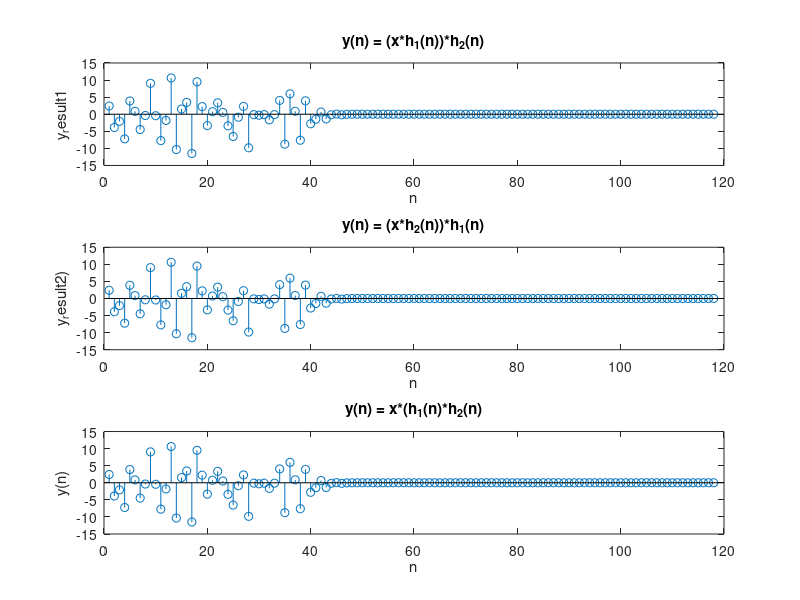

MATLAB code to generate this figure:
N = 40; 
% tim dap ung xung  h1
num1 = [2 -0.5 0 0.5];      % he so  x(n)
den1 = [1 -0.1];            % he so  y(n)
h1 = impz(num1,den1,N);     % N counter of sample, tim h1
x1 = randn(1,10);           % ham ngau nhien
y1 = conv(x1,h1);           % tong chap cua nguon vao x(n), voi xung don vi h(n)
 
% tim dap ung xung h2
num2 = [0.3 0 0.2];         
den2 = [1 0 0.1]; 
h2 = impz(num1,den1,N);
x2 = randn(1,10); 
y2 = conv(x2,h2);
  
h = conv(h1,h2);            % tong chap h=h1*h2
N = 40; 
x = randn(1,N); 
y11 = conv(x,h1); 
y_result1 = conv(y11,h2); 
y21 = conv(x,h2); 
y_result2 = conv(y21,h1); 
y = conv(x,h); 
subplot(311),stem(y_result1); 
xlabel ('n'), ylabel('y_result1')
title('y(n) = (x*h_1(n))*h_2(n)'); 
subplot(312),stem(y_result2); 
xlabel ('n'), ylabel('y_result2)')
title('y(n) = (x*h_2(n))*h_1(n)'); 
subplot(313),stem(y); 
xlabel ('n'), ylabel('y(n)')
title('y(n) = x*(h_1(n)*h_2(n)');

 